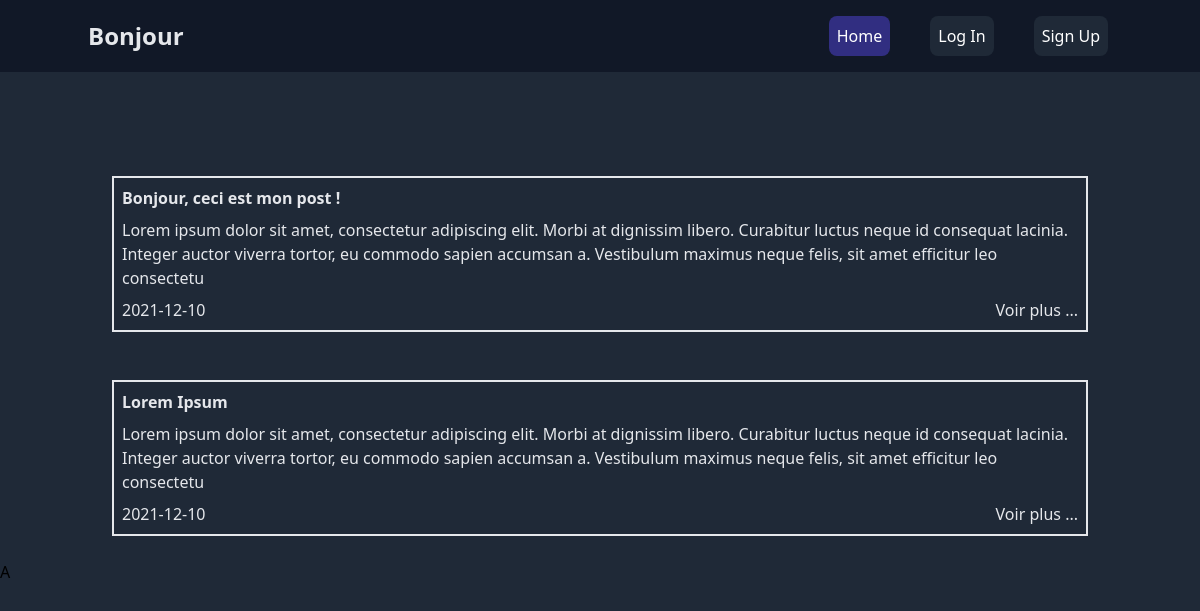
The page / on the database its author committed.
### tables this page shows
CREATE TABLE `post` (
  `idPost` int(11) NOT NULL,
  `idUser` int(11) NOT NULL,
  `title` varchar(255) NOT NULL,
  `content` longtext NOT NULL,
  `date` date NOT NULL DEFAULT current_timestamp()
);

### src/controller/ListController.php (called while the page is built, shortened)
<?php
class ListController extends BaseController
{
    public function executeList()
    {
        $this->render(
            'list.php',
            [],
            'Bonne Route'
        );
    }
}

### src/Fram/Router.php (called while the page is built, shortened)
<?php
class Router
{
    public function getController()
    {
        $xml = new \DOMDocument();
        $xml->load(__DIR__ . './../Config/routes.xml');
        $routes = $xml->getElementsByTagName('route');
        isset($_GET['p']) ? $path = strtolower(htmlspecialchars($_GET['p'])) : $path = '/';
        foreach ($routes as $route) {
            if ($path === $route->getAttribute('path')) {
                $action = $route->getAttribute('action');
                $params = [];
                return new $controllerClass($action, $params);
            }
        }
        return new ErrorController('error404');
    }
}

### src/index.php (called while the page is built, shortened)
<?php
$router = new App\Fram\Router();
$router->getController();

### src/Fram/Factories/PDOFactory.php (called while the page is built, shortened)
<?php
class PDOFactory
{
    public static function getMysqlConnection()
    {
        $db = new \PDO('mysql:host=db;dbname=cms', 'root', 'example');
        $db->setAttribute(\PDO::ATTR_ERRMODE, \PDO::ERRMODE_EXCEPTION);
        return $db;
    }
}

### src/Manager/BaseManager.php (called while the page is built, shortened)
<?php
abstract class BaseManager
{
    public function __construct($pdo)
    {
        $this->pdo = $pdo;
    }
}

### src/Manager/PostManager.php (called while the page is built, shortened)
<?php
class PostManager extends BaseManager
{
    public function getAllPosts()
    {
        $results = [];
        $select = "SELECT * FROM post";
        $this->pdoStatement = $this->pdo->query($select);
        while ($post = $this->pdoStatement->fetchObject('App\Entity\Post')) {
            $results[] = $post;
        }
        return array_reverse($results);
    }
}

### src/Entity/Post.php (called while the page is built, shortened)
<?php
class Post{
    private $idPost;
    private $title;
    private $content;
    private $date;
    public function getIdPost(): ?int
    {
        return $this->idPost;
    }
    public function getTitle(): ?string
    {
        return $this->title;
    }
    public function getContent(): ?string
    {
        return $this->content;
    }
    public function getDate(): ?string
    {
        return $this->date;
    }
}

### src/view/Frontend/list.php (the view, shortened to what this page needs)
<?php
$post = new PostManager(PDOFactory::getMysqlConnection());
$result = $post->getAllPosts();
?>
<div class="w-full mt-20 flex flex-col text-gray-200">
    <?php
    if (count($result) == 0) {
        echo '<p class="text-center text-2xl">Aucun article n\'a été publié pour le moment !</p>';
    } else {
        foreach ($result as $post) : ?>
            <div class="m-6 p-2 border-2 border-gray">
                <h3 class="font-bold"><?= $post->getTitle() ?></h3>
                <p class="my-2"><?= substr($post->getContent(), 0, 255) ?></p>
                <div class="w-full flex justify-between">
                    <p><?= $post->getDate() ?></p>
                    <a class="text-right" <?= 'href="/post/' . $post->getIdPost() . '"' ?>>Voir plus ...</a>
                </div>
            </div>
    <?php endforeach;
    } ?>
</div>

### rows shown on the page
post: title "Bonjour, ceci est mon post !", content "Lorem ipsum dolor sit amet, consectetur adipiscing elit. Morbi at dignissim libero. Curabitur luctus neque id consequat lacinia. Integer auctor viverra tortor, eu commodo sapien accumsan a. Vestibulum maximus neque felis, sit amet efficitur leo consectetu", date "2021-12-10"
post: title "Lorem Ipsum", content "Lorem ipsum dolor sit amet, consectetur adipiscing elit. Morbi at dignissim libero. Curabitur luctus neque id consequat lacinia. Integer auctor viverra tortor, eu commodo sapien accumsan a. Vestibulum maximus neque felis, sit amet efficitur leo consectetu", date "2021-12-10"
